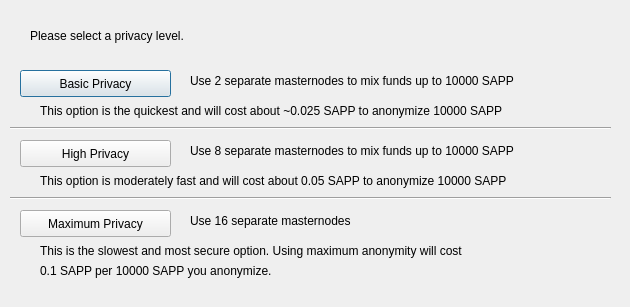
<?xml version="1.0" encoding="UTF-8"?>
<ui version="4.0">
 <class>ObfuscationConfig</class>
 <widget class="QDialog" name="ObfuscationConfig">
  <property name="geometry">
   <rect>
    <x>0</x>
    <y>0</y>
    <width>630</width>
    <height>307</height>
   </rect>
  </property>
  <property name="windowTitle">
   <string>Configure Obfuscation</string>
  </property>
  <widget class="QPushButton" name="buttonBasic">
   <property name="geometry">
    <rect>
     <x>20</x>
     <y>70</y>
     <width>151</width>
     <height>27</height>
    </rect>
   </property>
   <property name="text">
    <string>Basic Privacy</string>
   </property>
  </widget>
  <widget class="QPushButton" name="buttonHigh">
   <property name="geometry">
    <rect>
     <x>20</x>
     <y>140</y>
     <width>151</width>
     <height>27</height>
    </rect>
   </property>
   <property name="text">
    <string>High Privacy</string>
   </property>
  </widget>
  <widget class="QPushButton" name="buttonMax">
   <property name="geometry">
    <rect>
     <x>20</x>
     <y>210</y>
     <width>151</width>
     <height>27</height>
    </rect>
   </property>
   <property name="text">
    <string>Maximum Privacy</string>
   </property>
  </widget>
  <widget class="QLabel" name="label">
   <property name="geometry">
    <rect>
     <x>30</x>
     <y>20</y>
     <width>571</width>
     <height>31</height>
    </rect>
   </property>
   <property name="text">
    <string>Please select a privacy level.</string>
   </property>
  </widget>
  <widget class="QLabel" name="label_2">
   <property name="geometry">
    <rect>
     <x>190</x>
     <y>70</y>
     <width>421</width>
     <height>21</height>
    </rect>
   </property>
   <property name="text">
    <string>Use 2 separate masternodes to mix funds up to 10000 SAPP</string>
   </property>
  </widget>
  <widget class="QLabel" name="label_3">
   <property name="geometry">
    <rect>
     <x>190</x>
     <y>140</y>
     <width>411</width>
     <height>21</height>
    </rect>
   </property>
   <property name="text">
    <string>Use 8 separate masternodes to mix funds up to 10000 SAPP</string>
   </property>
  </widget>
  <widget class="QLabel" name="label_4">
   <property name="geometry">
    <rect>
     <x>190</x>
     <y>210</y>
     <width>421</width>
     <height>21</height>
    </rect>
   </property>
   <property name="text">
    <string>Use 16 separate masternodes</string>
   </property>
  </widget>
  <widget class="QLabel" name="label_6">
   <property name="geometry">
    <rect>
     <x>40</x>
     <y>100</y>
     <width>561</width>
     <height>21</height>
    </rect>
   </property>
   <property name="text">
    <string>This option is the quickest and will cost about ~0.025 SAPP to anonymize 10000 SAPP</string>
   </property>
  </widget>
  <widget class="QLabel" name="label_7">
   <property name="geometry">
    <rect>
     <x>40</x>
     <y>170</y>
     <width>561</width>
     <height>21</height>
    </rect>
   </property>
   <property name="text">
    <string>This option is moderately fast and will cost about 0.05 SAPP to anonymize 10000 SAPP</string>
   </property>
  </widget>
  <widget class="QLabel" name="label_8">
   <property name="geometry">
    <rect>
     <x>40</x>
     <y>240</y>
     <width>561</width>
     <height>21</height>
    </rect>
   </property>
   <property name="text">
    <string>This is the slowest and most secure option. Using maximum anonymity will cost</string>
   </property>
  </widget>
  <widget class="QLabel" name="label_9">
   <property name="geometry">
    <rect>
     <x>40</x>
     <y>260</y>
     <width>561</width>
     <height>21</height>
    </rect>
   </property>
   <property name="text">
    <string>0.1 SAPP per 10000 SAPP you anonymize.</string>
   </property>
  </widget>
  <widget class="Line" name="line">
   <property name="geometry">
    <rect>
     <x>10</x>
     <y>120</y>
     <width>601</width>
     <height>16</height>
    </rect>
   </property>
   <property name="orientation">
    <enum>Qt::Horizontal</enum>
   </property>
  </widget>
  <widget class="Line" name="line_2">
   <property name="geometry">
    <rect>
     <x>10</x>
     <y>190</y>
     <width>601</width>
     <height>16</height>
    </rect>
   </property>
   <property name="orientation">
    <enum>Qt::Horizontal</enum>
   </property>
  </widget>
 </widget>
 <resources/>
 <connections/>
</ui>
